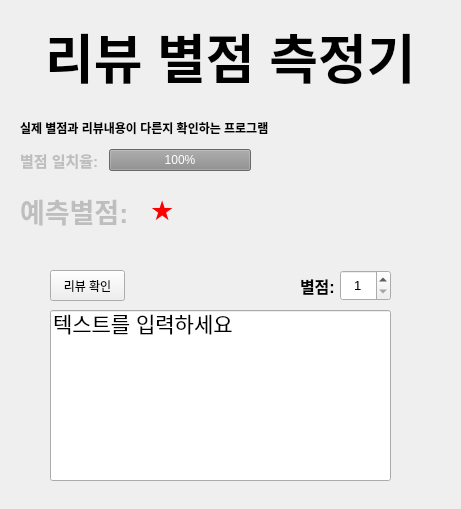
<?xml version="1.0" encoding="UTF-8"?>
<ui version="4.0">
 <class>Form</class>
 <widget class="QWidget" name="Form">
  <property name="geometry">
   <rect>
    <x>0</x>
    <y>0</y>
    <width>461</width>
    <height>509</height>
   </rect>
  </property>
  <property name="font">
   <font>
    <weight>50</weight>
    <bold>false</bold>
   </font>
  </property>
  <property name="windowTitle">
   <string>Form</string>
  </property>
  <property name="styleSheet">
   <string notr="true"/>
  </property>
  <widget class="QWidget" name="verticalLayoutWidget">
   <property name="geometry">
    <rect>
     <x>20</x>
     <y>0</y>
     <width>421</width>
     <height>111</height>
    </rect>
   </property>
   <layout class="QVBoxLayout" name="verticalLayout">
    <item alignment="Qt::AlignHCenter">
     <widget class="QLabel" name="label">
      <property name="minimumSize">
       <size>
        <width>0</width>
        <height>1</height>
       </size>
      </property>
      <property name="font">
       <font>
        <pointsize>40</pointsize>
        <weight>75</weight>
        <bold>true</bold>
       </font>
      </property>
      <property name="text">
       <string>리뷰 별점 측정기</string>
      </property>
     </widget>
    </item>
   </layout>
  </widget>
  <widget class="QLabel" name="label_2">
   <property name="geometry">
    <rect>
     <x>20</x>
     <y>120</y>
     <width>301</width>
     <height>16</height>
    </rect>
   </property>
   <property name="font">
    <font>
     <weight>75</weight>
     <bold>true</bold>
    </font>
   </property>
   <property name="text">
    <string>실제 별점과 리뷰내용이 다른지 확인하는 프로그램</string>
   </property>
  </widget>
  <widget class="QLineEdit" name="lineEdit">
   <property name="enabled">
    <bool>true</bool>
   </property>
   <property name="geometry">
    <rect>
     <x>50</x>
     <y>310</y>
     <width>341</width>
     <height>171</height>
    </rect>
   </property>
   <property name="font">
    <font>
     <pointsize>16</pointsize>
     <weight>50</weight>
     <bold>false</bold>
    </font>
   </property>
   <property name="autoFillBackground">
    <bool>false</bool>
   </property>
   <property name="text">
    <string>텍스트를 입력하세요</string>
   </property>
   <property name="alignment">
    <set>Qt::AlignLeading|Qt::AlignLeft|Qt::AlignTop</set>
   </property>
  </widget>
  <widget class="QWidget" name="horizontalLayoutWidget">
   <property name="geometry">
    <rect>
     <x>20</x>
     <y>140</y>
     <width>231</width>
     <height>41</height>
    </rect>
   </property>
   <layout class="QHBoxLayout" name="horizontalLayout">
    <item>
     <widget class="QLabel" name="label_3">
      <property name="enabled">
       <bool>false</bool>
      </property>
      <property name="font">
       <font>
        <pointsize>11</pointsize>
        <weight>75</weight>
        <bold>true</bold>
       </font>
      </property>
      <property name="text">
       <string>별점 일치율: </string>
      </property>
     </widget>
    </item>
    <item>
     <widget class="QProgressBar" name="progressBar">
      <property name="enabled">
       <bool>false</bool>
      </property>
      <property name="value">
       <number>100</number>
      </property>
     </widget>
    </item>
   </layout>
  </widget>
  <widget class="QSpinBox" name="spinBox">
   <property name="geometry">
    <rect>
     <x>340</x>
     <y>270</y>
     <width>51</width>
     <height>31</height>
    </rect>
   </property>
   <property name="font">
    <font>
     <pointsize>10</pointsize>
     <weight>50</weight>
     <bold>false</bold>
    </font>
   </property>
   <property name="alignment">
    <set>Qt::AlignCenter</set>
   </property>
   <property name="minimum">
    <number>1</number>
   </property>
   <property name="maximum">
    <number>5</number>
   </property>
   <property name="value">
    <number>1</number>
   </property>
  </widget>
  <widget class="QLabel" name="label_4">
   <property name="geometry">
    <rect>
     <x>300</x>
     <y>270</y>
     <width>41</width>
     <height>31</height>
    </rect>
   </property>
   <property name="font">
    <font>
     <pointsize>12</pointsize>
     <weight>75</weight>
     <bold>true</bold>
    </font>
   </property>
   <property name="text">
    <string>별점:</string>
   </property>
  </widget>
  <widget class="QPushButton" name="pushButton">
   <property name="geometry">
    <rect>
     <x>50</x>
     <y>270</y>
     <width>75</width>
     <height>31</height>
    </rect>
   </property>
   <property name="text">
    <string>리뷰 확인</string>
   </property>
  </widget>
  <widget class="QLabel" name="label_5">
   <property name="enabled">
    <bool>false</bool>
   </property>
   <property name="geometry">
    <rect>
     <x>20</x>
     <y>190</y>
     <width>131</width>
     <height>41</height>
    </rect>
   </property>
   <property name="font">
    <font>
     <pointsize>20</pointsize>
     <weight>75</weight>
     <bold>true</bold>
    </font>
   </property>
   <property name="text">
    <string>예측별점:</string>
   </property>
  </widget>
  <widget class="QLabel" name="label_6">
   <property name="enabled">
    <bool>false</bool>
   </property>
   <property name="geometry">
    <rect>
     <x>150</x>
     <y>190</y>
     <width>211</width>
     <height>41</height>
    </rect>
   </property>
   <property name="font">
    <font>
     <pointsize>20</pointsize>
     <weight>75</weight>
     <bold>true</bold>
    </font>
   </property>
   <property name="styleSheet">
    <string notr="true">color: rgb(255, 0, 0)</string>
   </property>
   <property name="text">
    <string>★</string>
   </property>
  </widget>
 </widget>
 <resources/>
 <connections/>
</ui>
